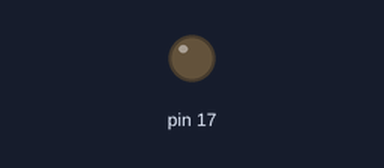
This sketch was run on a simulated Arduino Leonardo, built with avr-gcc and run on an emulated ATmega32U4. Shown: output pins drawn as LEDs (lit = HIGH). USB keyboard and mouse output is not drawn. At 14.1 s the program stops and its outputs stay as they are.

Above: at 0.01 s.
At 14.1 s:
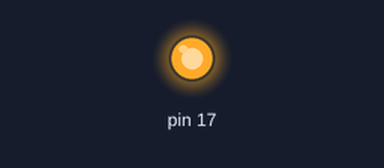
Timing chart, 0 to 15.6 s (numbered marks = the images above):
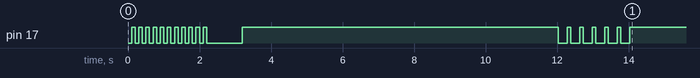

The sketch:

Keyboard.ino
```cpp
#include <Keyboard.h>

String username = "admin";
String password = "19941515112231"; // not a real password, lol.

//ADDING A COMMENT!

void setup() {
  pinMode(17, OUTPUT);     // Initialize the LED_BUILTIN pin as an output

  //  delay(200);
  //  Keyboard.write(KEY_RETURN);

  for (int i = 0; i <= 10; i++) {
    digitalWrite(17, LOW);   // Turn the LED on (Note that LOW is the voltage level
    delay(100);                      // Wait for a second
    digitalWrite(17, HIGH);  // Turn the LED off by making the voltage HIGH
    delay(100);
  }
  digitalWrite(17, LOW);
  delay(1000);
  digitalWrite(17, HIGH);


  delay(3000);
  Keyboard.begin();
  for (byte i = 0; i < password.length(); i++) {
    Keyboard.print(password[i]);
    delay(200);
  }
  Keyboard.write(KEY_RETURN);
  delay(3000);


  for (int i = 0; i <= 5; i++) {
    digitalWrite(17, LOW);   // Turn the LED on (Note that LOW is the voltage level
    delay(250);                      // Wait for a second
    digitalWrite(17, HIGH);  // Turn the LED off by making the voltage HIGH
    delay(100);
  }
}

// the loop function runs over and over again forever
void loop() {
  // Wait for two seconds (to demonstrate the active low LED)
  while (1);
}
```
